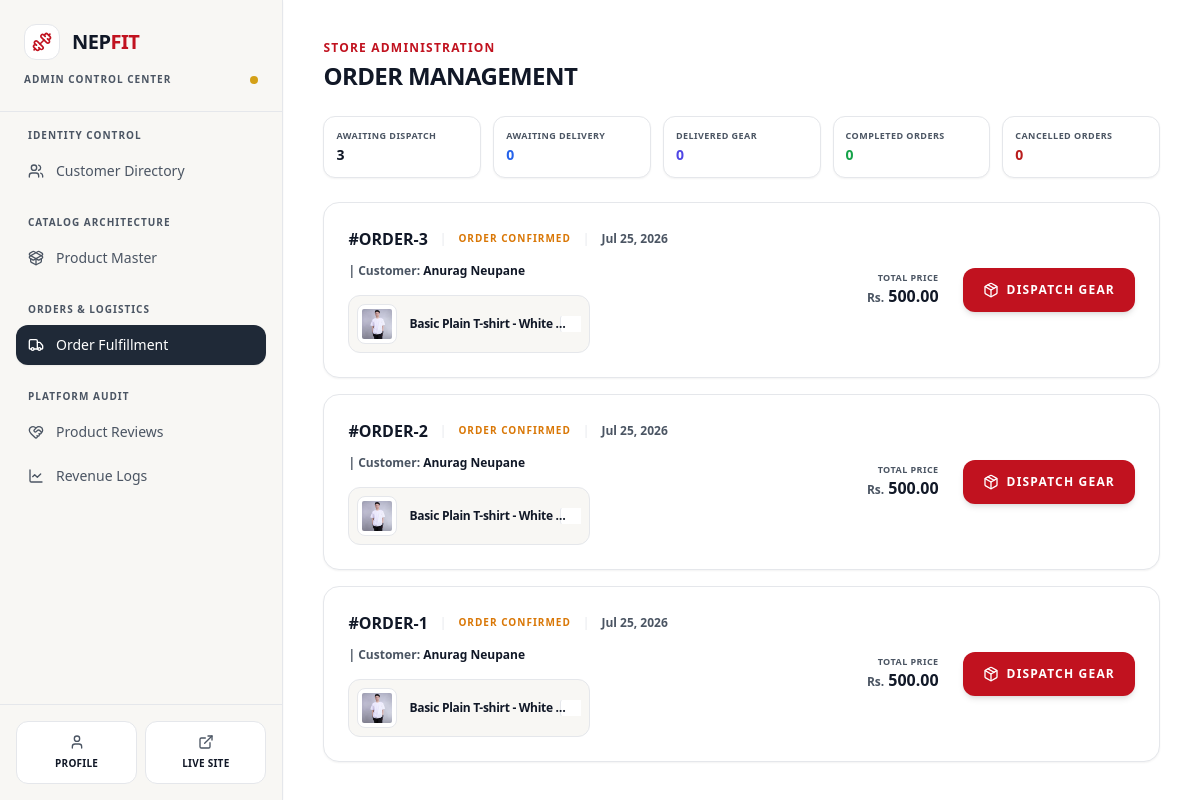
/dashboard/admin/?section=order-fulfillment (signed in), run on an earlier commit of the app's database.
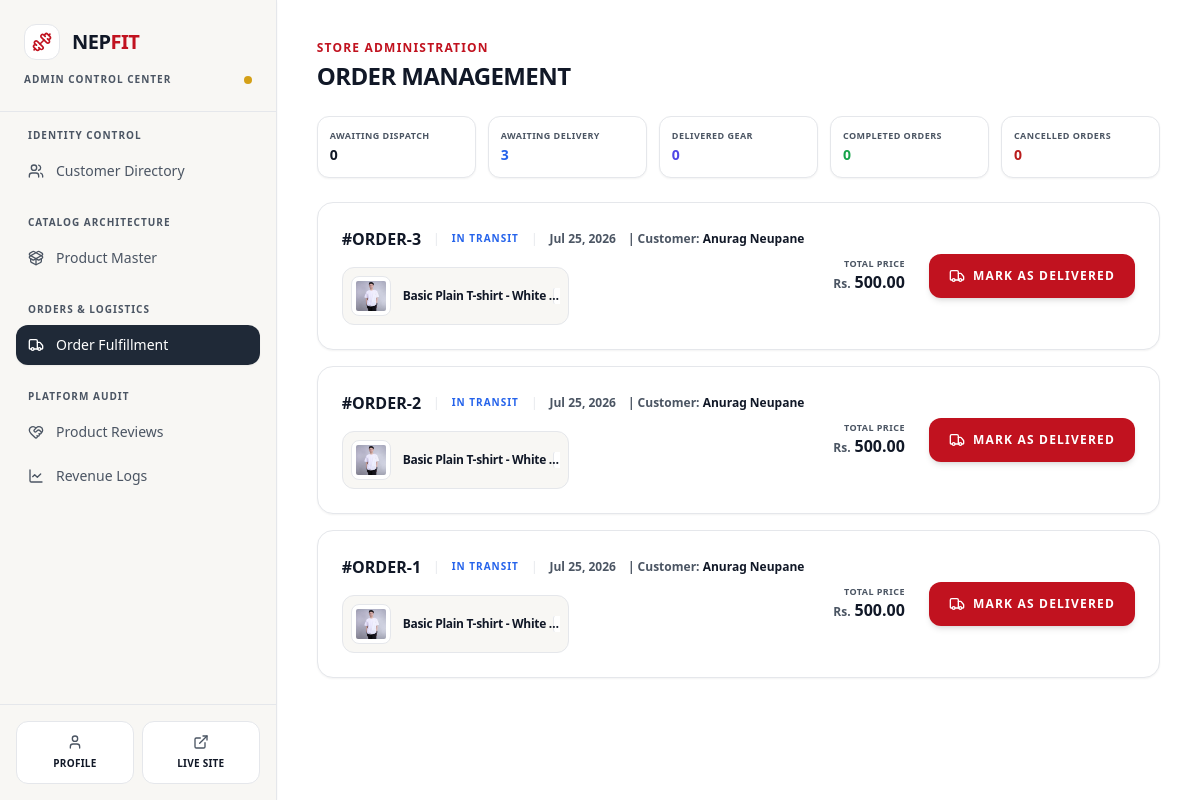
And on a later commit of the database.
### nf_app/models.py (models this page shows, shortened)
class Order(models.Model):
    class Status(models.TextChoices):
        CONFIRMED = 'confirmed', 'Order Confirmed'
        SHIPPING = 'shipping', 'In Transit'
        DELIVERED = 'delivered', 'Delivered'
        COMPLETED = 'completed', 'Completed'
        CANCELLED = 'cancelled', 'Cancelled'
    class PaymentMethod(models.TextChoices):
        ESEWA = 'esewa', 'eSewa'
        COD = 'cod', 'Cash on Delivery'
    customer = models.ForeignKey(User, on_delete=models.CASCADE, related_name='orders')
    total_amount = models.DecimalField(max_digits=12, decimal_places=2)
    status = models.CharField(max_length=20, choices=Status.choices, default=Status.CONFIRMED)
    transaction_id = models.CharField(max_length=100, blank=True, null=True, help_text="Payment provider tracking reference ID")
    shipping_address = models.TextField()
    payment_method = models.CharField(max_length=20, choices=PaymentMethod.choices, default=PaymentMethod.ESEWA)
    created_at = models.DateTimeField(auto_now_add=True)

class User(AbstractUser):
    phone = models.CharField(max_length=20, blank=True)
    address = models.TextField(blank=True)
    profile_picture = models.ImageField(upload_to='images/user/', blank=True, null=True)

### nf_app/views/dashboard.py (the view)
# urls.py: path('dashboard/admin/', admin_dashboard_view, name='admin_dashboard'),
@login_required
def admin_dashboard_view(request):
    if not request.user.is_staff:
        messages.error(request, "You are not authorized to access the admin dashboard.")
        return redirect('home')
    section = request.GET.get('section', 'customer-management')
    context = {
        'section': section,
        'awaiting_dispatch_count': Order.objects.filter(status=Order.Status.CONFIRMED).count(),
        'awaiting_delivery_count': Order.objects.filter(status=Order.Status.SHIPPING).count(),
        'delivered_count': Order.objects.filter(status=Order.Status.DELIVERED).count(),
        'completed_count': Order.objects.filter(status=Order.Status.COMPLETED).count(),
        'cancelled_count': Order.objects.filter(status=Order.Status.CANCELLED).count(),
    }
    if section == 'customer-management':
        context['customers'] = User.objects.filter(is_staff=False).order_by('-date_joined')
    elif section == 'product-management':
        context['products'] = Product.objects.all().order_by('-created_at')
    elif section == 'order-fulfillment':
        context['orders'] = Order.objects.all().order_by('-created_at')
    elif section == 'product-reviews':
        context['reviews'] = None
    elif section == 'revenue_logs':
        context['revenue_logs'] = None
    return render(request, 'dashboard/admin_dashboard.html', context)

### nf_app/templates/dashboard/admin_dashboard.html (shortened to what the changed rows need)
<!DOCTYPE html>
<html lang="en">
<head>
    {% load static %}
    <link href="{% static 'css/styles.css' %}" rel="stylesheet" />
</head>
<body class="bg-[#FFFFFF] flex min-h-screen overflow-hidden text-[#111827] font-sans">
    <aside class="w-72 bg-[#F8F7F4] flex flex-col shadow-sm relative z-30 border-r border-[#E5E7EB]">
        <div class="p-6 border-b border-[#E5E7EB]">
            <div class="flex items-center gap-3">
                <h1 class="text-xl font-extrabold tracking-tight text-[#111827]">
                    NEP<span class="text-[#C1121F] font-black">FIT</span>
                </h1>
            </div>
        </div>
    </aside>
    <main class="flex-grow flex flex-col h-screen overflow-y-auto bg-[#FFFFFF] p-6 lg:p-10">
        <div class="max-w-7xl w-full mx-auto">
            {% if section == 'customer-management' or not section %}
                {% include 'dashboard/admin/_customer_management.html' %}
            {% elif section == 'product-management' %}
                {% include 'dashboard/admin/_product_management.html' %}
            {% elif section == 'order-fulfillment' %}
                {% include 'dashboard/admin/_order_fulfillment.html' %}
            {% elif section == 'product-reviews' %}
                {% include 'dashboard/admin/_product_reviews.html' %}
            {% elif section == 'revenue-logs' %}
                {% include 'dashboard/admin/_revenue_logs.html' %}
            {% endif %}
        </div>
    </main>
</body>
</html>

### nf_app/templates/dashboard/admin/_order_fulfillment.html (shortened to what the changed rows need)
<div class="space-y-6">
    <div class="flex flex-col xl:flex-row xl:items-center justify-between gap-6">
        <div>
            <h2 class="text-xs font-extrabold uppercase tracking-widest text-[#C1121F] mb-1">Store Administration</h2>
            <h1 class="text-2xl font-black text-[#111827] tracking-tight uppercase">Order Management</h1>
        </div>
        <div class="grid grid-cols-2 sm:grid-cols-5 gap-3 w-full xl:w-auto">
            <div class="bg-[#FFFFFF] border border-[#E5E7EB] rounded-xl p-3 flex flex-col justify-center min-w-[140px] shadow-sm">
                <span class="text-[9px] uppercase font-extrabold tracking-wider text-[#4B5563] block mb-0.5">Awaiting Dispatch</span>
                <span class="text-sm font-black text-[#111827]">{{ awaiting_dispatch_count }}</span>
            </div>
            <div class="bg-[#FFFFFF] border border-[#E5E7EB] rounded-xl p-3 flex flex-col justify-center min-w-[140px] shadow-sm">
                <span class="text-[9px] uppercase font-extrabold tracking-wider text-[#4B5563] block mb-0.5">Awaiting Delivery</span>
                <span class="text-sm font-black text-[#2563EB]">{{ awaiting_delivery_count }}</span>
            </div>
        </div>
    </div>
    <div class="space-y-4">
        {% for order in orders %}
            <div class="bg-[#FFFFFF] border border-[#E5E7EB] rounded-2xl p-6 flex flex-col lg:flex-row lg:items-center justify-between gap-6 hover:border-[#1F2937]/30 transition-all shadow-sm group">
                <div class="space-y-4 flex-grow w-full">
                    <div class="flex flex-wrap items-center gap-3">
                        <span class="font-black text-base text-[#111827]">#ORDER-{{ order.id }}</span>
                        <span class="text-xs text-[#E5E7EB] font-light">|</span>
                        <span class="text-[10px] font-extrabold uppercase tracking-widest
                            {% if order.status == 'confirmed' %} text-[#D97706]
                            {% elif order.status == 'shipping' %} text-[#2563EB]
                            {% elif order.status == 'delivered' %} text-[#4F46E5]
                            {% elif order.status == 'cancelled' %} text-[#B91C1C]
                            {% else %} text-[#16A34A] {% endif %}">
                            {{ order.get_status_display }}
                        </span>
                        <span class="text-xs text-[#E5E7EB] font-light">|</span>
                        <span class="text-xs text-[#4B5563] font-bold">{{ order.created_at|date:"M d, Y" }}</span>
                        <span class="text-xs text-[#4B5563] font-bold">| Customer: <strong class="text-[#111827] font-extrabold">{{ order.customer.get_full_name }}</strong></span>
                    </div>
                    <div class="grid grid-cols-1 sm:grid-cols-2 gap-3 max-w-4xl">
                        {% for item in order.items.all %}
                            <div class="flex items-center gap-3 bg-[#F8F7F4] border border-[#E5E7EB] p-2 rounded-xl">
                                <div class="w-10 h-10 bg-[#FFFFFF] border border-[#E5E7EB] rounded-lg overflow-hidden flex items-center justify-center p-1 shrink-0">
                                    {% if item.product.product_image %}
                                        <img src="{{ item.product.product_image.url }}" alt="{{ item.product.name }}" class="w-full h-full object-cover rounded-sm">
                                    {% else %}
                                        <i data-lucide="dumbbell" class="w-5 h-5 text-[#E5E7EB]"></i>
                                    {% endif %}
                                </div>
                                <span class="text-[#111827] text-xs font-extrabold tracking-tight truncate flex-grow">
                                    {{ item.product.name }}
                                    <span class="text-[#C1121F] bg-[#FFFFFF] px-1.5 py-0.5 rounded border border-[#E5E7EB] text-[10px] font-extrabold ml-1">x{{ item.quantity }}</span>
                                </span>
                            </div>
                        {% endfor %}
                    </div>
                </div>
                <div class="flex flex-wrap sm:flex-nowrap items-center justify-between lg:justify-end gap-6 border-t lg:border-t-0 border-[#E5E7EB] pt-4 lg:pt-0 shrink-0 w-full lg:w-auto">
                    <div class="flex flex-col lg:text-right">
                        <span class="text-[9px] uppercase font-extrabold tracking-wider text-[#4B5563]">Total Price</span>
                        <div class="flex items-baseline gap-0.5">
                            <span class="text-xs font-extrabold text-[#4B5563] mr-0.5">Rs.</span>
                            <span class="text-base font-black text-[#111827]">{{ order.total_amount }}</span>
                        </div>
                    </div>
                    <div class="flex items-center gap-2 w-full sm:w-auto justify-end">
                        {% if order.status == 'confirmed' %}
                        <a href="/order/dispatch/{{ order.id }}" class="bg-[#C1121F] hover:bg-[#9B0D18] text-[#FFFFFF] font-extrabold h-11 px-5 rounded-xl transition-all flex items-center justify-center gap-2 text-xs uppercase tracking-widest whitespace-nowrap shadow-md">
                            <i data-lucide="package" class="w-4 h-4"></i>
                            <span>Dispatch Gear</span>
                        </a>
                        {% elif order.status == 'shipping' %}
                        <a href="/order/deliver/{{ order.id }}" class="bg-[#C1121F] hover:bg-[#9B0D18] text-[#FFFFFF] font-extrabold h-11 px-5 rounded-xl transition-all flex items-center justify-center gap-2 text-xs uppercase tracking-widest whitespace-nowrap shadow-md">
                            <i data-lucide="truck" class="w-4 h-4"></i>
                            <span>Mark as Delivered</span>
                        </a>
                        {% elif order.status == 'delivered' %}
                        <div class="bg-[#F8F7F4] border border-[#E5E7EB] text-[#4B5563] font-extrabold h-11 px-5 rounded-xl flex items-center justify-center gap-2 text-xs uppercase tracking-widest select-none min-w-[110px]">
                            <i data-lucide="clock" class="w-4 h-4 text-[#4F46E5]"></i>
                            <span>Awaiting Handover</span>
                        </div>
                        {% elif order.status == 'cancelled' %}
                        <div class="bg-[#B91C1C]/10 border border-[#B91C1C]/20 text-[#B91C1C] font-extrabold h-11 px-5 rounded-xl flex items-center justify-center gap-2 text-xs uppercase tracking-widest select-none min-w-[110px]">
                            <i data-lucide="x-circle" class="w-4 h-4 text-[#B91C1C]"></i>
                            <span>Cancelled</span>
                        </div>
                        {% endif %}
                    </div>
                </div>
            </div>
        {% endfor %}
    </div>
</div>

What changed in the data, as far as the page shows it:
changed Order id 3: status "ORDER CONFIRMED" → "IN TRANSIT"; status "DISPATCH GEAR" → "MARK AS DELIVERED"
changed Order id 2: status "ORDER CONFIRMED" → "IN TRANSIT"; status "DISPATCH GEAR" → "MARK AS DELIVERED"
changed Order id 1: status "ORDER CONFIRMED" → "IN TRANSIT"; status "DISPATCH GEAR" → "MARK AS DELIVERED"
Also different on the page:
{{ awaiting_dispatch_count }}: "3" → "0"
{{ awaiting_delivery_count }}: "0" → "3"
